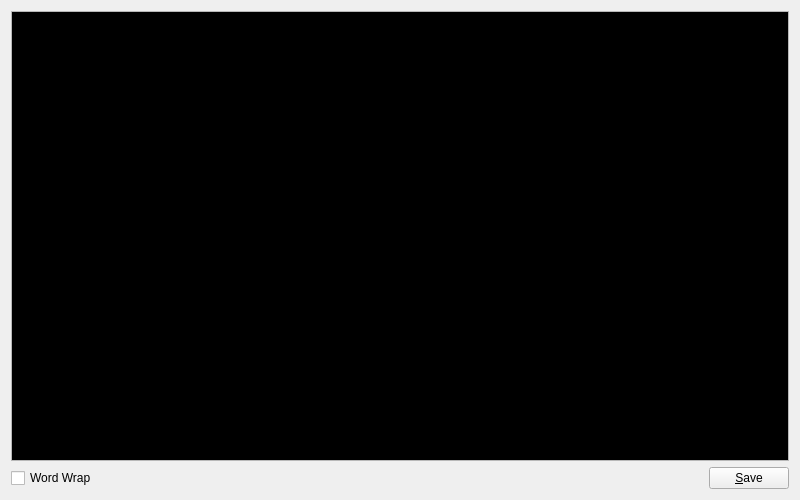
<?xml version="1.0" encoding="UTF-8"?>
<ui version="4.0">
 <class>Frame</class>
 <widget class="QFrame" name="Frame">
  <property name="geometry">
   <rect>
    <x>0</x>
    <y>0</y>
    <width>800</width>
    <height>500</height>
   </rect>
  </property>
  <property name="windowTitle">
   <string>Log</string>
  </property>
  <property name="windowIcon">
   <iconset resource="trspectrometer.qrc">
    <normaloff>:/icons/windowicon</normaloff>:/icons/windowicon</iconset>
  </property>
  <layout class="QVBoxLayout" name="verticalLayout">
   <item>
    <widget class="QTextEdit" name="log">
     <property name="palette">
      <palette>
       <active>
        <colorrole role="Text">
         <brush brushstyle="SolidPattern">
          <color alpha="255">
           <red>255</red>
           <green>255</green>
           <blue>255</blue>
          </color>
         </brush>
        </colorrole>
        <colorrole role="Base">
         <brush brushstyle="SolidPattern">
          <color alpha="255">
           <red>0</red>
           <green>0</green>
           <blue>0</blue>
          </color>
         </brush>
        </colorrole>
        <colorrole role="AlternateBase">
         <brush brushstyle="SolidPattern">
          <color alpha="255">
           <red>46</red>
           <green>52</green>
           <blue>54</blue>
          </color>
         </brush>
        </colorrole>
        <colorrole role="PlaceholderText">
         <brush brushstyle="SolidPattern">
          <color alpha="128">
           <red>255</red>
           <green>255</green>
           <blue>255</blue>
          </color>
         </brush>
        </colorrole>
       </active>
       <inactive>
        <colorrole role="Text">
         <brush brushstyle="SolidPattern">
          <color alpha="255">
           <red>255</red>
           <green>255</green>
           <blue>255</blue>
          </color>
         </brush>
        </colorrole>
        <colorrole role="Base">
         <brush brushstyle="SolidPattern">
          <color alpha="255">
           <red>0</red>
           <green>0</green>
           <blue>0</blue>
          </color>
         </brush>
        </colorrole>
        <colorrole role="AlternateBase">
         <brush brushstyle="SolidPattern">
          <color alpha="255">
           <red>46</red>
           <green>52</green>
           <blue>54</blue>
          </color>
         </brush>
        </colorrole>
        <colorrole role="PlaceholderText">
         <brush brushstyle="SolidPattern">
          <color alpha="128">
           <red>255</red>
           <green>255</green>
           <blue>255</blue>
          </color>
         </brush>
        </colorrole>
       </inactive>
       <disabled>
        <colorrole role="Text">
         <brush brushstyle="SolidPattern">
          <color alpha="255">
           <red>190</red>
           <green>190</green>
           <blue>190</blue>
          </color>
         </brush>
        </colorrole>
        <colorrole role="Base">
         <brush brushstyle="SolidPattern">
          <color alpha="255">
           <red>239</red>
           <green>239</green>
           <blue>239</blue>
          </color>
         </brush>
        </colorrole>
        <colorrole role="AlternateBase">
         <brush brushstyle="SolidPattern">
          <color alpha="255">
           <red>46</red>
           <green>52</green>
           <blue>54</blue>
          </color>
         </brush>
        </colorrole>
        <colorrole role="PlaceholderText">
         <brush brushstyle="SolidPattern">
          <color alpha="128">
           <red>0</red>
           <green>0</green>
           <blue>0</blue>
          </color>
         </brush>
        </colorrole>
       </disabled>
      </palette>
     </property>
     <property name="font">
      <font>
       <family>DejaVu Sans Mono</family>
      </font>
     </property>
     <property name="readOnly">
      <bool>true</bool>
     </property>
     <property name="acceptRichText">
      <bool>false</bool>
     </property>
     <property name="cursorWidth">
      <number>0</number>
     </property>
     <property name="textInteractionFlags">
      <set>Qt::TextSelectableByKeyboard|Qt::TextSelectableByMouse</set>
     </property>
    </widget>
   </item>
   <item>
    <layout class="QHBoxLayout" name="horizontalLayout">
     <item>
      <widget class="QCheckBox" name="wordwrapCheckBox">
       <property name="text">
        <string>Word Wrap</string>
       </property>
      </widget>
     </item>
     <item>
      <spacer name="horizontalSpacer">
       <property name="orientation">
        <enum>Qt::Horizontal</enum>
       </property>
       <property name="sizeHint" stdset="0">
        <size>
         <width>40</width>
         <height>20</height>
        </size>
       </property>
      </spacer>
     </item>
     <item>
      <widget class="QPushButton" name="savePushButton">
       <property name="text">
        <string>&amp;Save</string>
       </property>
      </widget>
     </item>
    </layout>
   </item>
  </layout>
 </widget>
 <tabstops>
  <tabstop>log</tabstop>
  <tabstop>wordwrapCheckBox</tabstop>
  <tabstop>savePushButton</tabstop>
 </tabstops>
 <resources>
  <include location="trspectrometer.qrc"/>
 </resources>
 <connections/>
</ui>
